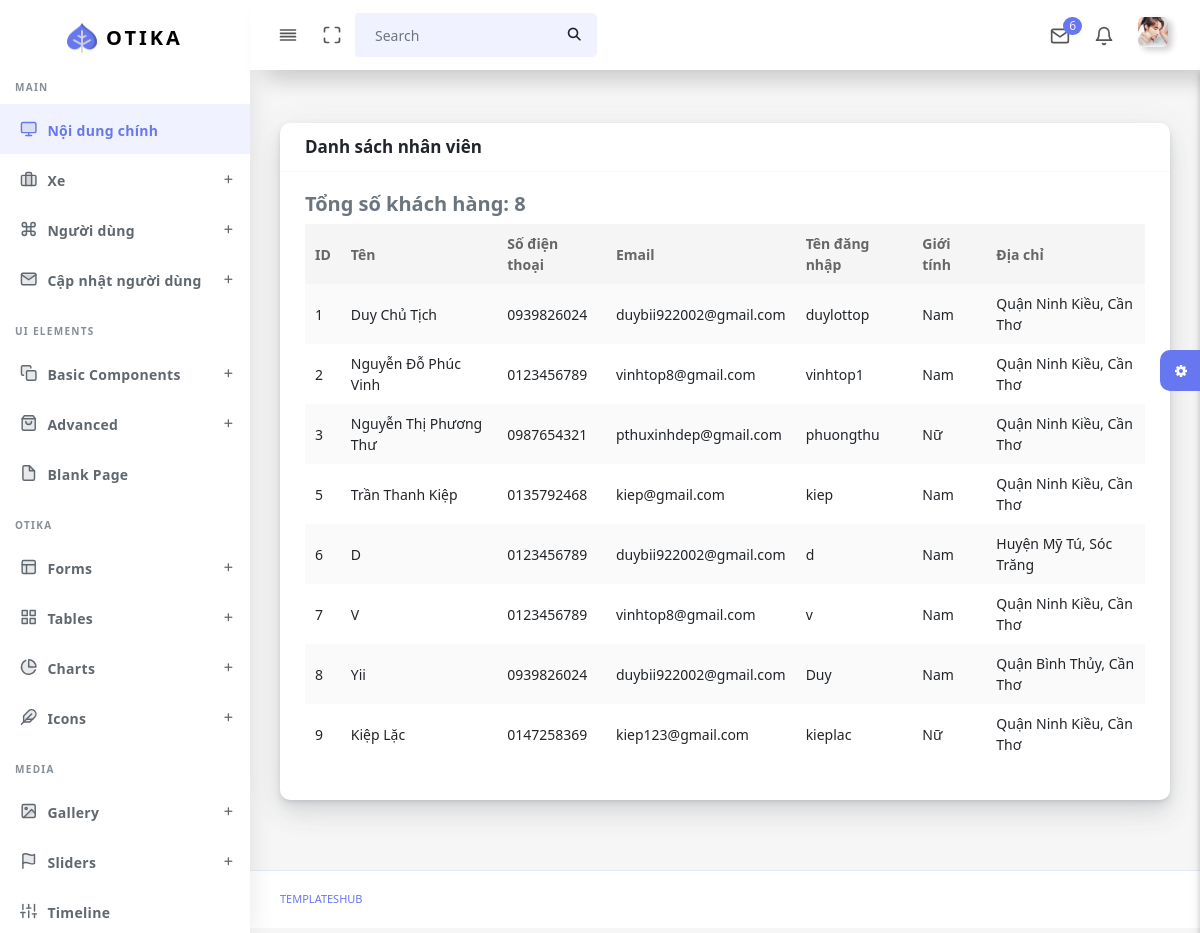
Before: /admin/thongtinkhachhang.php with the older database file.
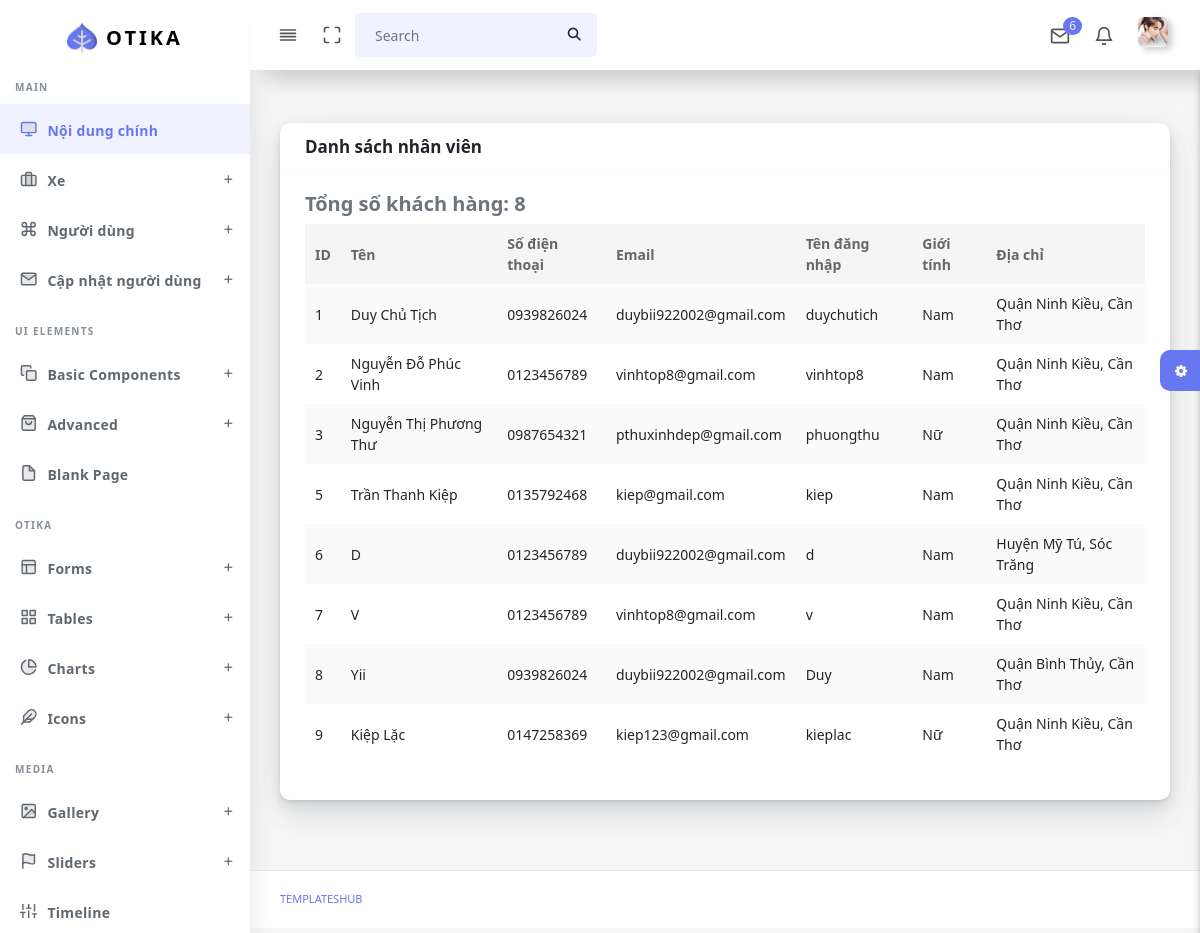
After: the same page with the newer database file.
### tables this page shows
CREATE TABLE `khachhang` (
  `KH_MA` int(11) NOT NULL,
  `QH_MA` int(11) NOT NULL,
  `KH_TEN` varchar(50) NOT NULL,
  `KH_SDT` varchar(10) NOT NULL,
  `KH_EMAIL` varchar(30) NOT NULL,
  `KH_USERNAME` varchar(30) NOT NULL,
  `KH_PASSWORD` varchar(100) NOT NULL,
  `KH_GIOITINH` tinyint(1) NOT NULL
);

### admin/thongtinkhachhang.php (the view, shortened to what this page needs)
<!DOCTYPE html>
<html lang="en">
<?php
  include("connect.php");
  include('head.php');
?>
<body>
  <div id="app">
    <div class="main-wrapper main-wrapper-1">
      <div class="navbar-bg"></div>
      <nav class="navbar navbar-expand-lg main-navbar sticky">
        <div class="form-inline mr-auto">
          <ul class="navbar-nav mr-3">
            <li><a href="#" data-toggle="sidebar" class="nav-link nav-link-lg
									collapse-btn"> <i data-feather="align-justify"></i></a></li>
            <li><a href="#" class="nav-link nav-link-lg fullscreen-btn">
              </a></li>
            <li>
              <form class="form-inline mr-auto">
                <div class="search-element">
                  <button class="btn" type="submit">
                  </button>
                </div>
              </form>
            </li>
          </ul>
        </div>
        <ul class="navbar-nav navbar-right">
          <li class="dropdown dropdown-list-toggle"><a href="#" data-toggle="dropdown"
              class="nav-link nav-link-lg message-toggle"><i data-feather="mail"></i>
              <span class="badge headerBadge1">
                6 </span> </a>
          </li>
          <li class="dropdown dropdown-list-toggle"><a href="#" data-toggle="dropdown"
              class="nav-link notification-toggle nav-link-lg"><i data-feather="bell" class="bell"></i>
            </a>
          </li>
          <li class="dropdown"><a href="#" data-toggle="dropdown"
              class="nav-link dropdown-toggle nav-link-lg nav-link-user"> <img alt="image" src="assets/img/user.png"
                class="user-img-radious-style"> <span class="d-sm-none d-lg-inline-block"></span></a>
          </li>
        </ul>
      </nav>
      <?php
        include('navbar.php');
        include('sidebar.php');
      ?>
      <div class="main-content">
        <section class="section">
          <div class="section-body">
            <div class="row">
            <div class="col-12">
        <div class="card">
            <div class="card-header">
                <h4>Danh sách nhân viên</h4>
            </div>
            <div class="card-body">
    <div class="table-responsive">
        <table class="table table-striped table-hover" id="tableExport" style="width:100%;">
            <thead>
                <tr><th>ID</th>
                    <th>Tên</th>
                    <th>Số điện thoại</th>
                    <th>Email</th>
                    <th>Tên đăng nhập</th>
                    <th>Giới tính</th>
                    <th>Địa chỉ</th>
                </tr>
            </thead>
            <tbody>
            <?php
                                            $sql = "SELECT kh.kh_ma, kh.kh_ten, kh.kh_sdt, kh.kh_email, kh.kh_username, kh.kh_gioitinh, CONCAT(qh.qh_ten, ', ', tp.TP_TEN) AS dia_chi
                                            FROM khachhang kh
                                            LEFT JOIN quanhuyen qh ON kh.qh_ma = qh.qh_ma
                                            LEFT JOIN thanhpho tp ON qh.TP_MA = tp.TP_MA";
                                            $result = $conn->query($sql);
                                            if ($result->num_rows > 0) {
                                                while ($row = $result->fetch_assoc()) {
                                                    echo "<tr>";
                                                    echo "<td>" . $row["kh_ma"] . "</td>";
                                                    echo "<td>" . $row["kh_ten"] . "</td>";
                                                    echo "<td>" . $row["kh_sdt"] . "</td>";
                                                    echo "<td>" . $row["kh_email"] . "</td>";
                                                    echo "<td>" . $row["kh_username"] . "</td>";
                                                    echo "<td>";
                                                    if ($row["kh_gioitinh"] == 1) {
                                                        echo "Nam";
                                                    } elseif ($row["kh_gioitinh"] == 0) {
                                                        echo "Nữ";
                                                    } else {
                                                        echo "Không xác định";
                                                    }
                                                    echo "</td>";
                                                    echo "<td>" . $row["dia_chi"] . "</td>";
                                                    echo "</tr>";
                                                }
                                                $totalCustomers = $result->num_rows;
                                                echo "<h5>Tổng số khách hàng: $totalCustomers</h5>";
                                            } else {
                                                echo "Không có dữ liệu khách hàng.";
                                            }
                                            ?>
            </tbody>
        </table>
    </div>
</div>
        </div>
    </div>
            </div>
          </div>
        </section>
        <div class="settingSidebar">
          <a href="javascript:void(0)" class="settingPanelToggle"> <i class="fa fa-spin fa-cog"></i>
          </a>
        </div>
      </div>
      <footer class="main-footer">
        <div class="footer-left">
          <a href="templateshub.net">Templateshub</a></a>
        </div>
      </footer>
    </div>
  </div>
</body>
</html>

### admin/head.php (shortened to what this page needs)
<head>
  <link rel="stylesheet" href="assets/css/app.min.css">
  <link rel="stylesheet" href="https://cdnjs.cloudflare.com/ajax/libs/font-awesome/6.4.2/css/all.min.css"
 />
  <link rel="stylesheet" href="assets/css/style.css">
  <link rel="stylesheet" href="assets/css/components.css">
  <link rel="stylesheet" href="assets/css/custom.css">
  <link rel="stylesheet" href="assets/css/font-awesome.min.css">
  <link rel="stylesheet" href="path/to/font-awesome/css/font-awesome.min.css">
  <link rel="stylesheet" href="https://cdnjs.cloudflare.com/ajax/libs/font-awesome/6.1.0/css/all.min.css">
  <link rel="stylesheet" href="https://cdnjs.cloudflare.com/ajax/libs/font-awesome/4.7.0/css/font-awesome.min.css">
  <link rel="stylesheet" href="https://unpkg.com/leaflet@1.9.4/dist/leaflet.css" />
    <link rel="stylesheet" href="https://unpkg.com/leaflet-routing-machine@latest/dist/leaflet-routing-machine.css" />
</head>

### admin/navbar.php (shortened to what this page needs)
<nav class="navbar navbar-expand-lg main-navbar sticky">
    <div class="form-inline mr-auto">
        <ul class="navbar-nav mr-3">
        <li><a href="#" data-toggle="sidebar" class="nav-link nav-link-lg
                                collapse-btn"> <i data-feather="align-justify"></i></a></li>
        <li><a href="#" class="nav-link nav-link-lg fullscreen-btn">
            <i data-feather="maximize"></i>
            </a></li>
        <li>
            <form class="form-inline mr-auto">
            <div class="search-element">
                <input class="form-control" type="search" placeholder="Search" aria-label="Search" data-width="200">
                <button class="btn" type="submit">
                <i class="fas fa-search"></i>
                </button>
            </div>
            </form>
        </li>
        </ul>
    </div>
    <ul class="navbar-nav navbar-right">
        <li class="dropdown dropdown-list-toggle"><a href="#" data-toggle="dropdown"
            class="nav-link nav-link-lg message-toggle"><i data-feather="mail"></i>
            <span class="badge headerBadge1">
            6 </span> </a>
        </li>
        <li class="dropdown dropdown-list-toggle"><a href="#" data-toggle="dropdown"
            class="nav-link notification-toggle nav-link-lg"><i data-feather="bell" class="bell"></i>
        </a>
        </li>
        <li class="dropdown"><a href="#" data-toggle="dropdown"
            class="nav-link dropdown-toggle nav-link-lg nav-link-user"> <img alt="image" src="assets/img/sontung.jpg"
            class="user-img-radious-style"> <span class="d-sm-none d-lg-inline-block"></span></a>
        </li>
    </ul>
    </nav>

### admin/sidebar.php (shortened to what this page needs)
<div class="main-sidebar sidebar-style-2">
        <aside id="sidebar-wrapper">
          <div class="sidebar-brand">
            <a href="index.html"> <img alt="image" src="assets/img/logo.png" class="header-logo" /> <span
                class="logo-name">Otika</span>
            </a>
          </div>
          <ul class="sidebar-menu">
            <li class="menu-header">Main</li>
            <li class="dropdown active">
              <a href="index.php" class="nav-link"><i data-feather="monitor"></i><span>Nội dung chính</span></a>
            </li>
            <li class="dropdown">
              <a href="#" class="menu-toggle nav-link has-dropdown"><i
                  data-feather="briefcase"></i><span>Xe</span></a>
            </li>
            <li class="dropdown">
              <a href="#" class="menu-toggle nav-link has-dropdown"><i data-feather="command"></i><span>Người dùng</span></a>
            </li>
            <li class="dropdown">
              <a href="#" class="menu-toggle nav-link has-dropdown"><i data-feather="mail"></i><span>Cập nhật người dùng</span></a>
            </li>
            <li class="menu-header">UI Elements</li>
            <li class="dropdown">
              <a href="#" class="menu-toggle nav-link has-dropdown"><i data-feather="copy"></i><span>Basic
                  Components</span></a>
            </li>
            <li class="dropdown">
              <a href="#" class="menu-toggle nav-link has-dropdown"><i
                  data-feather="shopping-bag"></i><span>Advanced</span></a>
            </li>
            <li><a class="nav-link" href="blank.html"><i data-feather="file"></i><span>Blank Page</span></a></li>
            <li class="menu-header">Otika</li>
            <li class="dropdown">
              <a href="#" class="menu-toggle nav-link has-dropdown"><i data-feather="layout"></i><span>Forms</span></a>
            </li>
            <li class="dropdown">
              <a href="#" class="menu-toggle nav-link has-dropdown"><i data-feather="grid"></i><span>Tables</span></a>
            </li>
            <li class="dropdown">
              <a href="#" class="menu-toggle nav-link has-dropdown"><i
                  data-feather="pie-chart"></i><span>Charts</span></a>
            </li>
            <li class="dropdown">
              <a href="#" class="menu-toggle nav-link has-dropdown"><i data-feather="feather"></i><span>Icons</span></a>
            </li>
            <li class="menu-header">Media</li>
            <li class="dropdown">
              <a href="#" class="menu-toggle nav-link has-dropdown"><i data-feather="image"></i><span>Gallery</span></a>
            </li>
            <li class="dropdown">
              <a href="#" class="menu-toggle nav-link has-dropdown"><i data-feather="flag"></i><span>Sliders</span></a>
            </li>
            <li><a class="nav-link" href="timeline.html"><i data-feather="sliders"></i><span>Timeline</span></a></li>
          </ul>
        </aside>
      </div>

Changed rows visible on the page:
changed khachhang "Duy Chủ Tịch": KH_USERNAME "duylottop" → "duychutich"
changed khachhang "Nguyễn Đỗ Phúc Vinh": KH_USERNAME "vinhtop1" → "vinhtop8"
